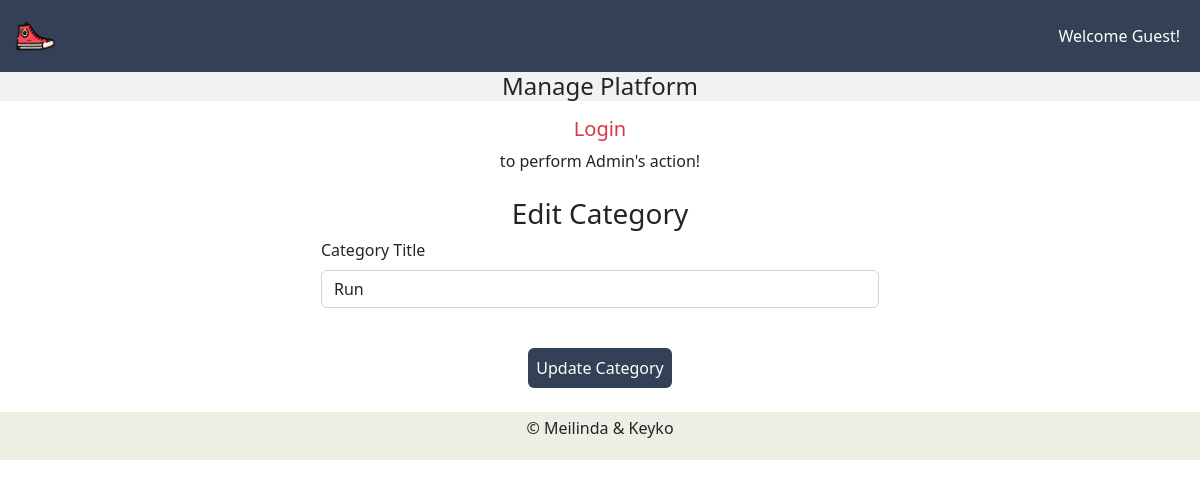
The page /admin/index.php?edit_categories=1 on the database as committed earlier.
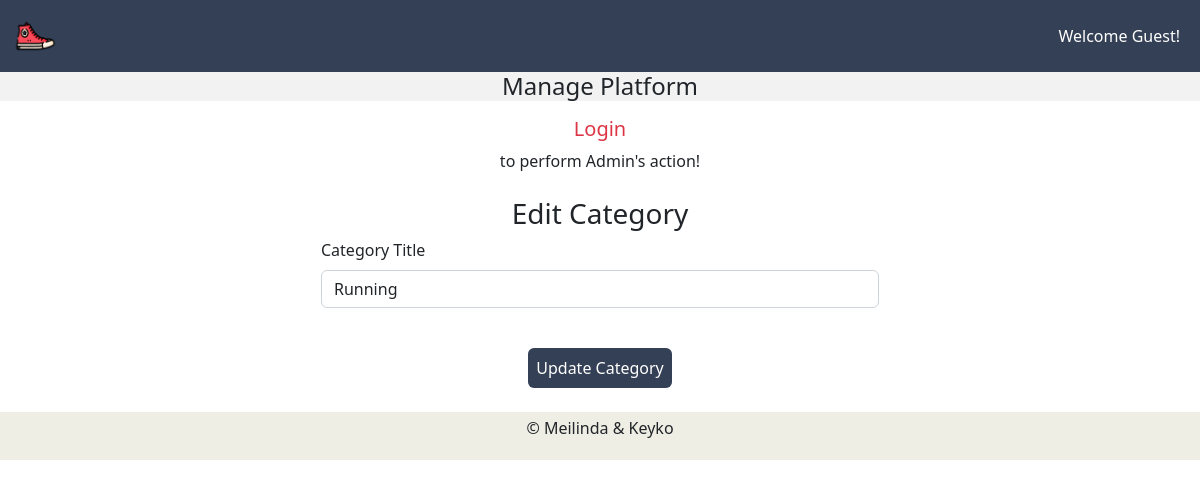
The same page on the database as committed later.
### tables this page shows
CREATE TABLE `categories` (
  `category_id` int(11) NOT NULL AUTO_INCREMENT,
  `category_title` varchar(255) NOT NULL,
  PRIMARY KEY (`category_id`)
);

### admin/edit_categories.php (the view, shortened to what this page needs)
<?php
    if(isset($_GET['edit_categories'])){
        $edit_id = $_GET['edit_categories'];
        $get_category = "SELECT * FROM `categories` WHERE category_id = $edit_id ";
        $run_get_category = mysqli_query($conn,$get_category);
        $data_category = mysqli_fetch_assoc($run_get_category);
        $category_title = $data_category['category_title'];
    }
?>
<!DOCTYPE html>
<html lang="en">
<head>
</head>
<body>
    <h3 class="text-center">Edit Category</h3>
    <form action="" method="post">
        <div class="form-outline w-50 m-auto mb-4">
            <label for="category_title" class="form-label">Category Title</label>
            <input type="text" id="category_title" name="category_title" class="form-control" value="<?php echo $category_title?>">
        </div>
        <div class="text-center">
            <input type="submit" value="Update Category" class="text-white border-0 p-2 my-2 rounded mt-3"  style="background-color: #344055;" name = "update_category">
        </div>
    </form>
</body>
</html>

Rows that differ between the two databases and show on the page:
changed categories: category_title "Run" → "Running"
